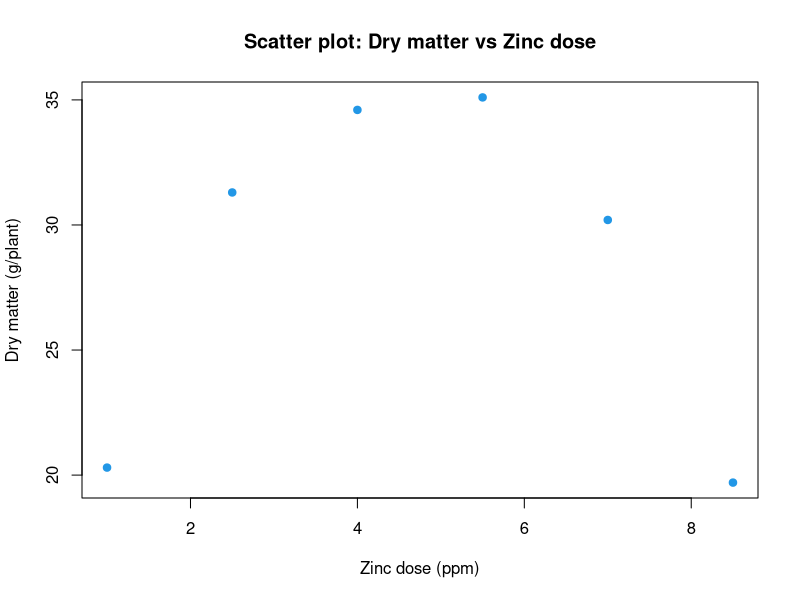
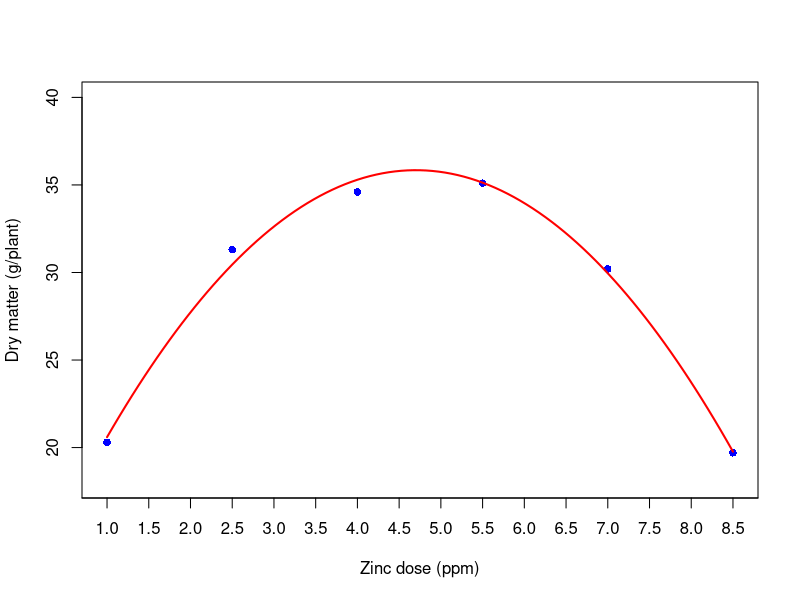

Write R code to recreate these figures, in order. (Note: this script raises an error after producing the figures.)
## ---- chunk 1
ls()           # List all created objects
rm(list=ls())  # Remove all created objects
ls()

x <- c(1.0, 2.5, 4.0, 5.5, 7.0, 8.5)
y <- c(20.3, 31.3, 34.6, 35.1, 30.2, 19.7)

ms <- data.frame(x, y)
ms
attach(ms)

plot(y ~ x, col = 4, pch = 19, data = ms,
     main = "Scatter plot: Dry matter vs Zinc dose",
     xlab = "Zinc dose (ppm)", ylab = "Dry matter (g/plant)")

## ---- chunk 2
fit1 <- lm(y ~ x)
summary(fit1)
anova(fit1)
## ---- chunk 3
fit2 <- update(fit1, . ~ . + I(x^2))  # Option 1
summary(fit2)
anova(fit2)

fit3 <- lm(y ~ x + I(x^2))  # Option 2
summary(fit3)
anova_fit3 <- anova(fit3)
print(anova_fit3, digits = 6)

fit4 <- lm(y ~ poly(x, degree = 2, raw = TRUE))  # Option 3
summary(fit4)
anova_fit4 <- anova(fit4)
print(anova_fit4, digits = 6)
## ---- chunk 4
shapiro.test(fit3$res)
## ---- chunk 5
plot(y ~ x, data = ms, pch = 16, col = "blue", xaxt = "n", 
     xlab = "Zinc dose (ppm)", ylab = "Dry matter (g/plant)", ylim = c(18, 40))
axis(1, xaxp = c(0, 10, 20))

cf.m4 <- coef(fit3)
curve(cf.m4[1] + cf.m4[2]*x + cf.m4[3]*x^2, add = TRUE, col = "red", lwd = 2)

co <- format(c(coef(fit3), R2), digits = 4)
text(4.7, 27, label = substitute(hat(y[i])==b0+b1*x[i]+b2*x[i]^2~~~~R^2==r2,
                                 list(b0 = co[1], b1 = co[2], b2 = co[3], r2 = co[4])),
     bty = "n", cex = 0.8)
## ---- chunk 6
# First derivative: find critical point
D(expression(11.24222 + 10.4677*x - 1.113492*x^2), "x")

# Solve for the root (critical point)
ro <- uniroot(function(x) 10.4677 - 1.113492 * (2 * x), c(1, 8.5))
str(ro)

abline(v = ro$root, h = 0, col = 1, lty = 3)

# Maximum dry matter value
xc <- ro$root
xc
y_max <- 11.24222 + 10.4677*xc - 1.113492*xc^2
y_max
abline(v = xc, h = y_max, col = 1, lty = 3)
## ---- chunk 7
# Second derivative to confirm maximum point
D(D(expression(11.24222 + 10.4677*x - 1.113492*x^2), "x"), "x")
